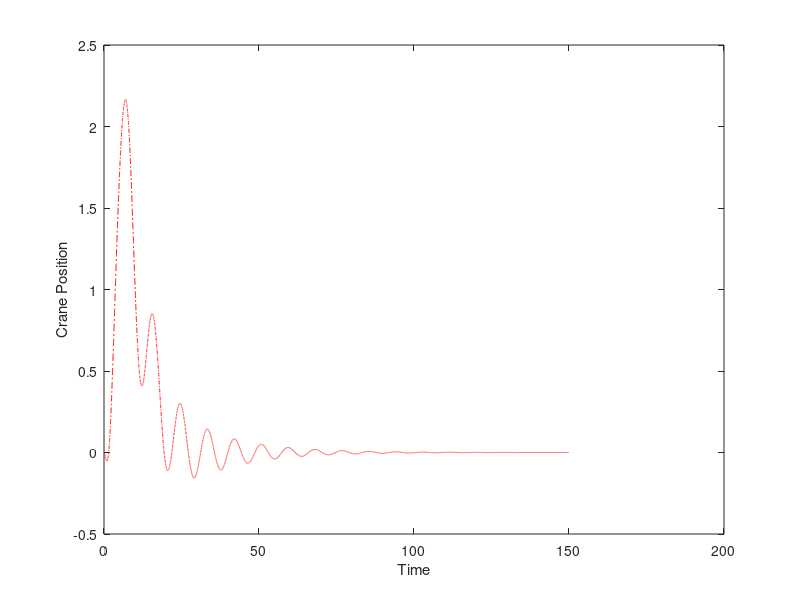
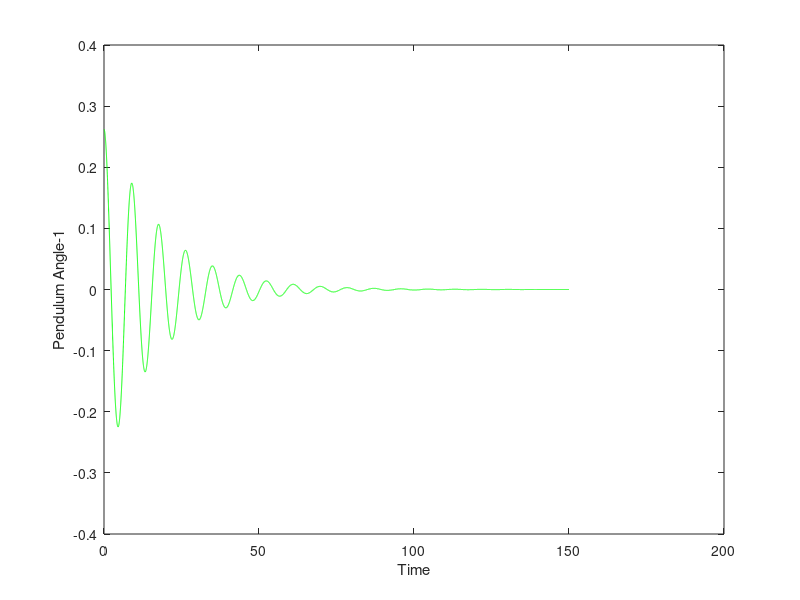
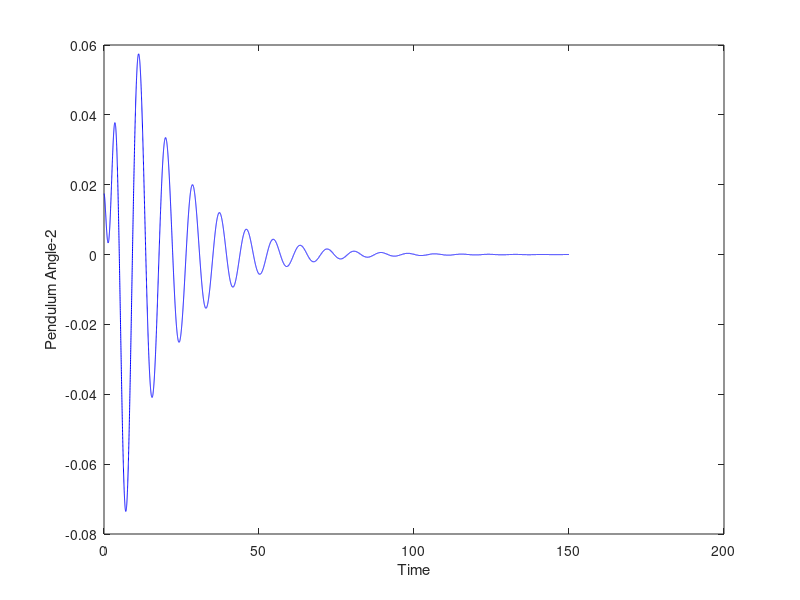

Source code (MATLAB) for these figures, in order:
clc
clear all

%This is the final project submission for the subject ENPM-667 and group
%members are Rishikesh Jadhav(119256534) and Nishant Pandey(119247556)

M=1000;
m1=100;m2=100;
l1=20;l2=10;
g=10;

%% State Space form of the System X = A*x +B*u

A=[0 1 0 0 0 0
    0 0 (-g*m1)/M 0 (-g*m2)/M 0
    0 0 0 1 0 0
    0 0 (-g*(m1+M))/(M*l1) 0 (-g*m2)/(M*l1) 0
    0 0 0 0 0 1
    0 0 (-g*m1)/(M*l2) 0 (-g*(m2+M))/(M*l2) 0 ];
    
%size(A)
B=[ 0
    1/M
    0
    1/(M*l1)
    0
    1/(M*l2)];

C= [ 1 0 0 0 0 0 
      0 0 1 0 0 0
      0 0 0 0 1 0];
  
 % Check for Controllability
disp('CONTROLLABILITY CHECK') 

% Using the generalized form rank([B B*A B*A^2 B*A^3 B*A^4 B*A^5])=size(A)

rank_check=rank([B A*B (A^2)*B (A^3)*B (A^4)*B (A^5)*B]);

if rank_check==6
    disp('System is Controllable')
else
    disp('System is Not Controllable')
end

% DESIGN FOR LQR CONTROLLER
%% We Observed that the system is Controllable, So we now determine the stateFeed back (K)
 
%Adjusting Cost  'Q' until the system is controllable
%R=0.01
Q=diag([50 1500 50000 120000 500000 80000]);
R=0.01;

%State FeedBack 'K'
K=lqr(A,B,Q,R);
%size(K)
disp(K)

%New State Space System would be ''X= (A-B*K)x + B*U''

A_N=[A-B*K];
States={'x' 'x_dot' 'theta1' 'theta1_dot' 'theta2' 'theta2_dot'};
input={'F'};
Outputs = {'x'; 'alpha1'; 'alpha2'};

%Converting to a State Space Model
sys=ss(A_N,B,C,0,'statename',States,'inputname',input,'outputname',Outputs);

%% Simulating the linearState responses to the initial conditions

X=[0;0;15*pi/180;0;pi/180;0];
t = 0:0.01:150;
dim_t= size(t);
F = zeros(dim_t);
[Y, t_T, X_T] = lsim(sys, F, t, X);
size(Y)
%% Visualization
figure,
plot(t, Y(:,1),'r-.');
xlabel('Time'); ylabel('Crane Position');

figure,
plot(t, Y(:,2),'g-');
xlabel('Time'); ylabel('Pendulum Angle-1');

figure,
plot(t, Y(:,3),'b-');
xlabel('Time'); ylabel('Pendulum Angle-2');
% Using the Lynapunov indirect Method to Obtain Stability 

%System has been Linearized
Ly_St= eig(A_N)
if real(Ly_St)<1
    disp('System is Stable')
else
    disp('System is not Stable')
end



 